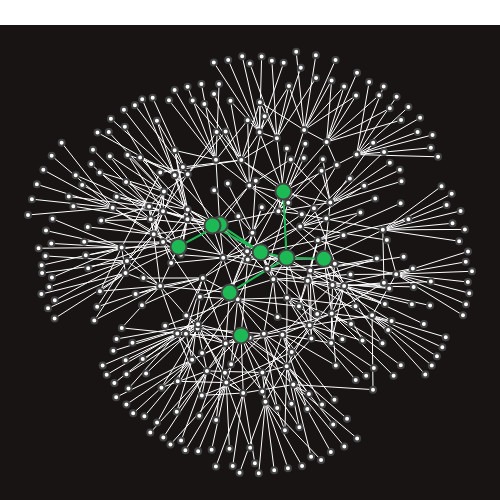

Here is the notebook cell this chart was saved with:
### Code cell
orgin = blossom1(model_in(genesis))[2]
visualize(u, e, orgin)

### Figure 1 — Plotly figure (JSON) as saved in the notebook; plotly's stock layout.template omitted (floating-point values rounded to 4 significant figures; data arrays with more than 128 entries replaced by an {"elided": "..."} marker saying what was removed)
{"data": [{"hoverinfo": "none", "line": {"color": "#ffffff", "width": 1}, "mode": "lines", "type": "scatter", "x": {"elided": "1557 float values"}, "y": {"elided": "1557 float values"}}, {"hoverinfo": "none", "line": {"color": "#1DB954", "width": 2}, "mode": "lines", "type": "scatter", "x": [-0.3208, -0.1429, null, -0.1429, 0.03379, null, 0.1319, 0.1458, null, 0.3074, 0.1458, null, 0.03379, 0.1458, null, 0.03379, -0.1742, null, 0.1458, -0.1002, null], "y": [0.05668, 0.1599, null, 0.1599, 0.03104, null, 0.3137, 0.005045, null, 0.0001453, 0.005045, null, 0.03104, 0.005045, null, 0.03104, 0.1554, null, 0.005045, -0.1575, null]}, {"hoverinfo": "text", "marker": {"color": "#ffffff", "line": {"width": 2}, "size": 0}, "mode": "markers", "text": {"elided": "312 str values"}, "type": "scatter", "x": {"elided": "312 float values"}, "y": {"elided": "312 float values"}}, {"hoverinfo": "text", "marker": {"color": "#1DB954", "line": {"width": 2}, "size": 16}, "mode": "markers", "text": ["5t9KYe0Fhd5cW6UYT4qP8f", "6iXQrhhgBisdfvS34EMTZ3", "0wf9rSX8ds3yEI2gf2QdPs", "7cJNjpJZmMeaEjAiHZ36VV", "5c1w6xM8pFvXhMXQVUY42Q", "4BOikd4oZjOYMde9AXfrTo", "2voXNGgRrosxCJA6foTVau", "3Mi8mCnvcBPdiPgmHYWEow", "1sQBPGypjSgEgJZvD8u8ty"], "type": "scatter", "x": [-0.3208, -0.1429, 0.1319, 0.3074, 0.03379, -0.05063, 0.1458, -0.1742, -0.1002], "y": [0.05668, 0.1599, 0.3137, 0.0001453, 0.03104, -0.3571, 0.005045, 0.1554, -0.1575]}], "layout": {"height": 500, "hovermode": "closest", "margin": {"b": 0, "l": 0, "r": 0, "t": 25}, "plot_bgcolor": "#191414", "showlegend": false, "width": 500, "xaxis": {"showgrid": false, "showticklabels": false, "zeroline": false}, "yaxis": {"showgrid": false, "showticklabels": false, "zeroline": false}}}
